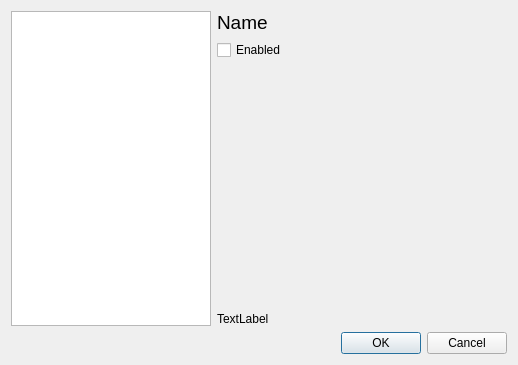
<?xml version="1.0" encoding="UTF-8"?>
<ui version="4.0">
 <class>ExtensionsConfigDialog</class>
 <widget class="QDialog" name="ExtensionsConfigDialog">
  <property name="geometry">
   <rect>
    <x>0</x>
    <y>0</y>
    <width>518</width>
    <height>365</height>
   </rect>
  </property>
  <property name="windowTitle">
   <string>Extension Config</string>
  </property>
  <layout class="QVBoxLayout" name="verticalLayout_2">
   <item>
    <layout class="QHBoxLayout" name="horizontalLayout">
     <item>
      <widget class="QListWidget" name="extensionsListWidget">
       <property name="minimumSize">
        <size>
         <width>200</width>
         <height>0</height>
        </size>
       </property>
       <property name="maximumSize">
        <size>
         <width>200</width>
         <height>16777215</height>
        </size>
       </property>
      </widget>
     </item>
     <item>
      <layout class="QVBoxLayout" name="verticalLayout">
       <item>
        <widget class="QLabel" name="extensionNameLabel">
         <property name="font">
          <font>
           <pointsize>14</pointsize>
          </font>
         </property>
         <property name="text">
          <string>Name</string>
         </property>
        </widget>
       </item>
       <item>
        <widget class="QCheckBox" name="extensionEnabledCheckBox">
         <property name="text">
          <string>Enabled</string>
         </property>
        </widget>
       </item>
       <item>
        <widget class="QStackedWidget" name="extensionConfigStackedWidget">
         <property name="currentIndex">
          <number>-1</number>
         </property>
        </widget>
       </item>
       <item>
        <widget class="QLabel" name="extansionDescriptionLabel">
         <property name="text">
          <string>TextLabel</string>
         </property>
        </widget>
       </item>
      </layout>
     </item>
    </layout>
   </item>
   <item>
    <widget class="QDialogButtonBox" name="buttonBox">
     <property name="orientation">
      <enum>Qt::Horizontal</enum>
     </property>
     <property name="standardButtons">
      <set>QDialogButtonBox::Cancel|QDialogButtonBox::Ok</set>
     </property>
    </widget>
   </item>
  </layout>
 </widget>
 <resources/>
 <connections>
  <connection>
   <sender>buttonBox</sender>
   <signal>accepted()</signal>
   <receiver>ExtensionsConfigDialog</receiver>
   <slot>accept()</slot>
   <hints>
    <hint type="sourcelabel">
     <x>248</x>
     <y>254</y>
    </hint>
    <hint type="destinationlabel">
     <x>157</x>
     <y>274</y>
    </hint>
   </hints>
  </connection>
  <connection>
   <sender>buttonBox</sender>
   <signal>rejected()</signal>
   <receiver>ExtensionsConfigDialog</receiver>
   <slot>reject()</slot>
   <hints>
    <hint type="sourcelabel">
     <x>316</x>
     <y>260</y>
    </hint>
    <hint type="destinationlabel">
     <x>286</x>
     <y>274</y>
    </hint>
   </hints>
  </connection>
 </connections>
</ui>
